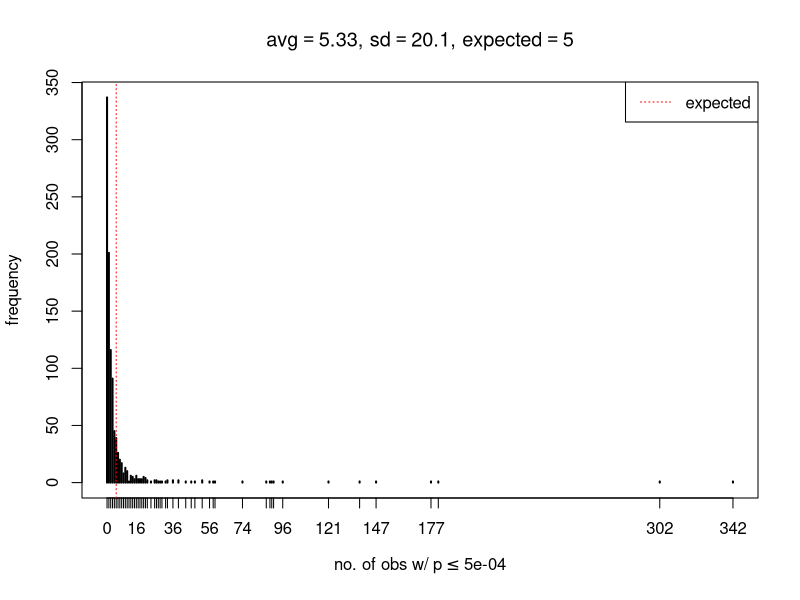
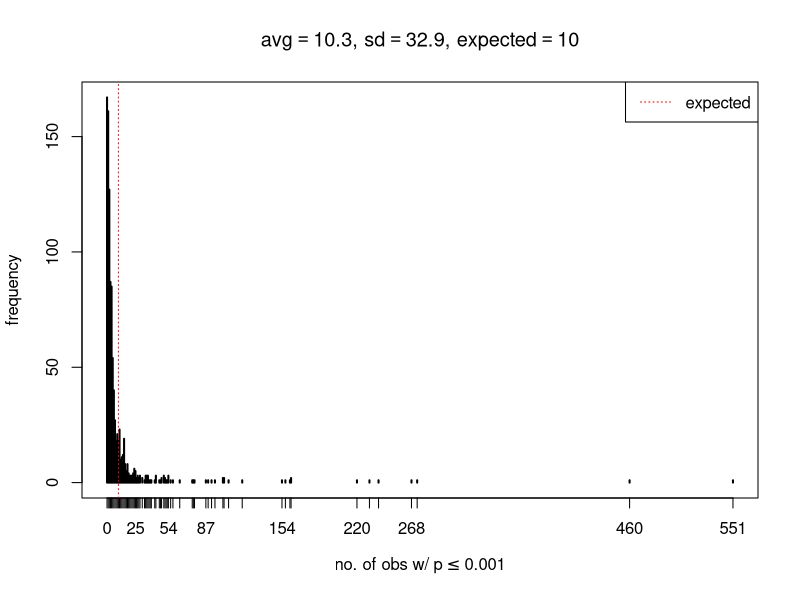
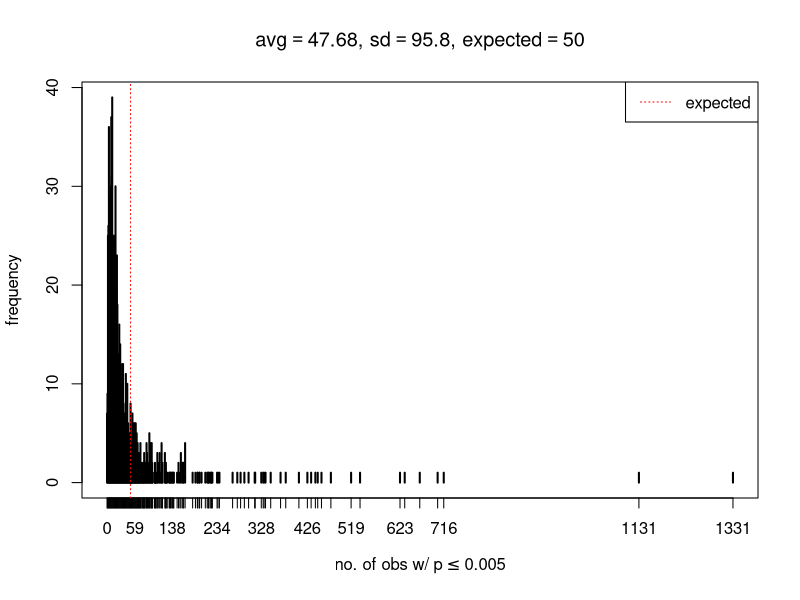
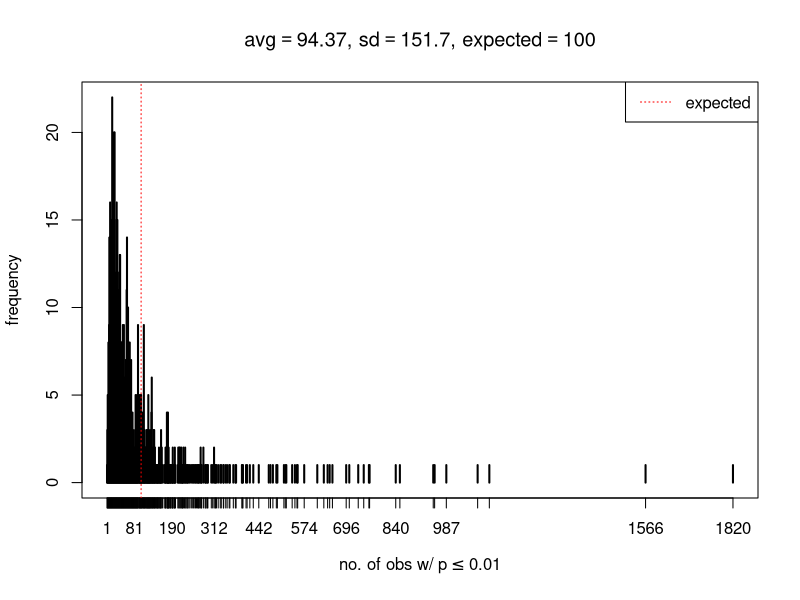
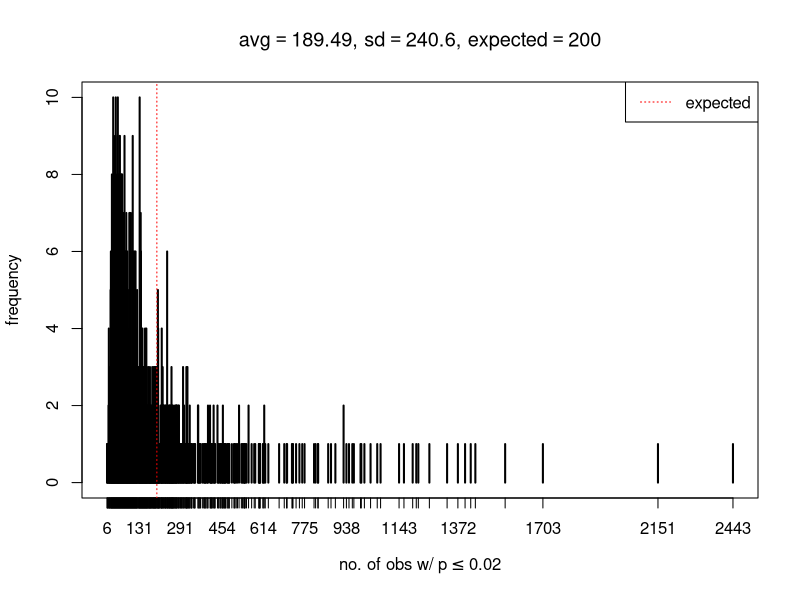
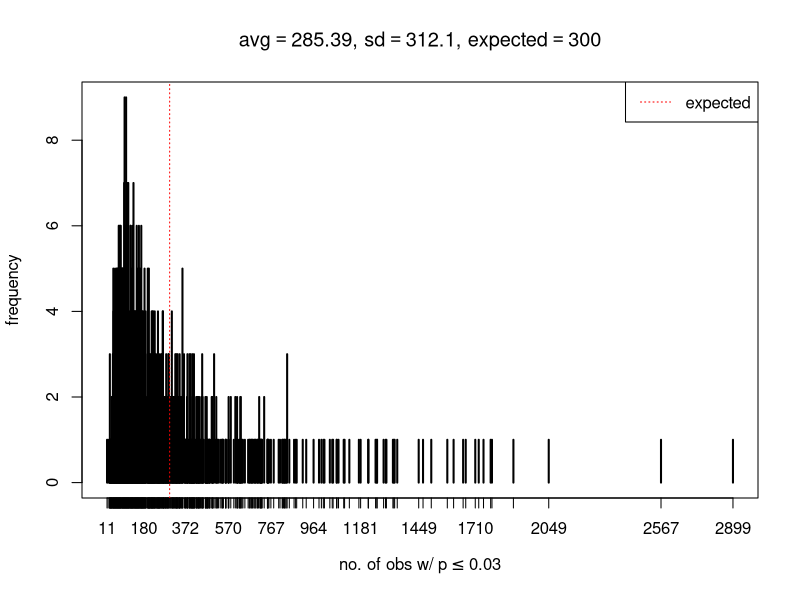
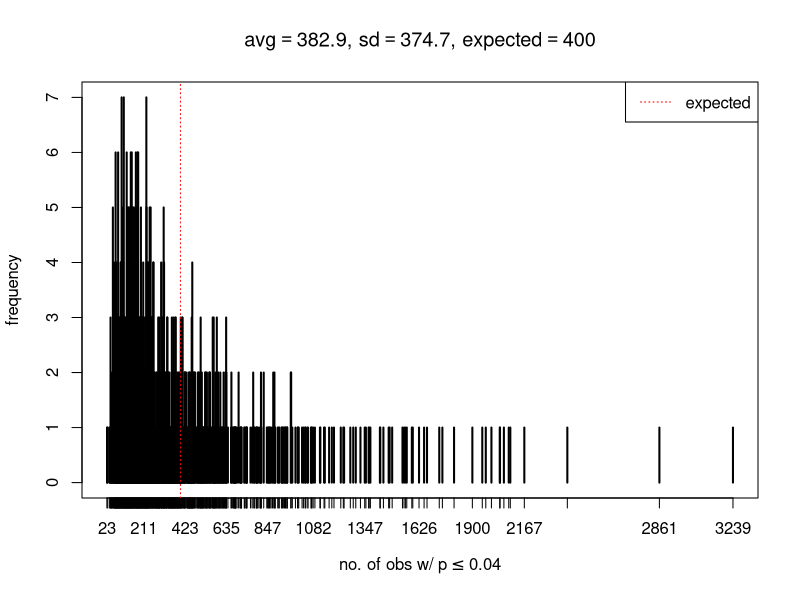
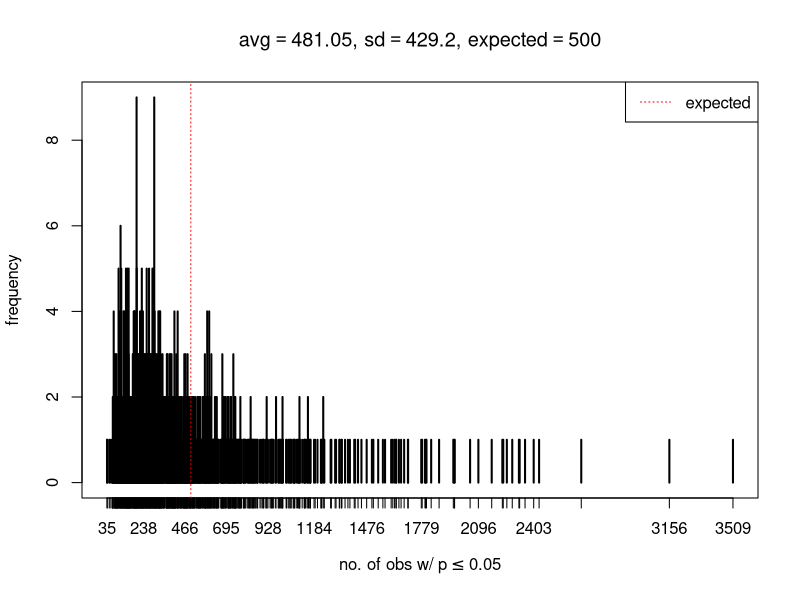

Here is the R script that generated these plots, in order:
## ---- chunk 1
# load extreme observation count table
p_extreme = read.table("../output/p_null_liver_extreme.txt", header = TRUE, check.names = FALSE)
thresh = as.numeric(names(p_extreme))
m = dim(p_extreme)[1]
J = dim(p_extreme)[2]
N = 1e4

# plot the counts for each threshold
for(j in 1:J) {
  pj = p_extreme[, j]
  thj = thresh[j]
  mean = mean(pj)
  sd = sd(pj)
  plot(table(pj),
       xlab = bquote("no. of obs w/"~p<=.(thj)),
       ylab = "frequency",
       main = bquote(paste(
         "avg" == .(round(mean, 2)),
         ", sd" == .(round(sd, 1)),
         ", expected" == .(thj * N)
         )
        )
  )
  abline(v = N * thj, col = "red", lty = 3)
  legend("topright", "expected", lty = 3, col = "red")
}
